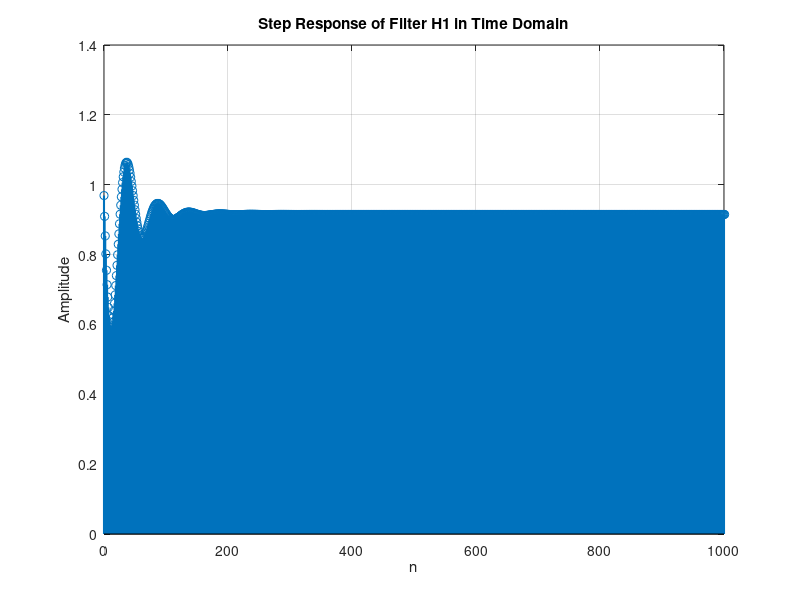
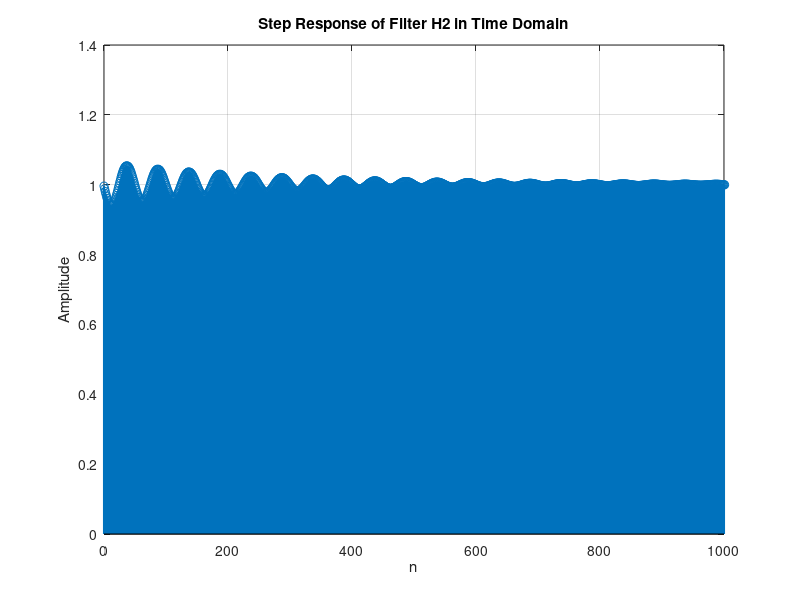
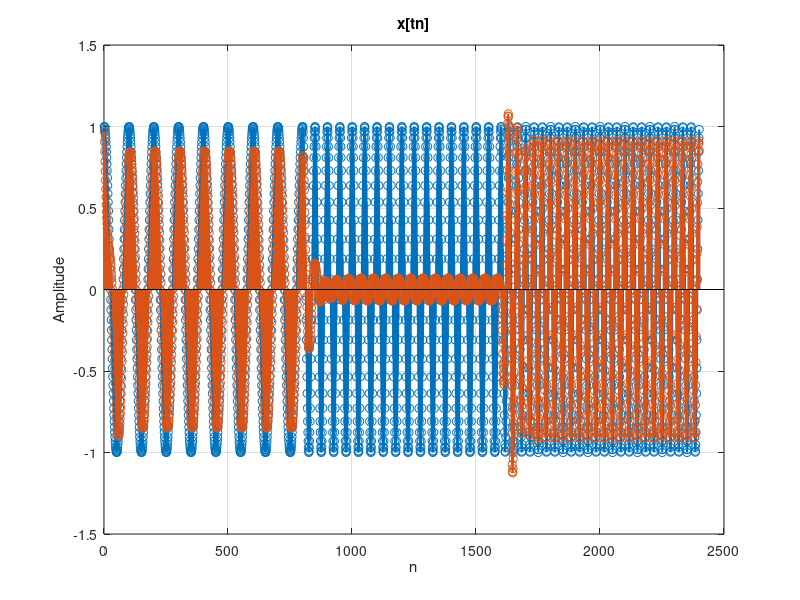
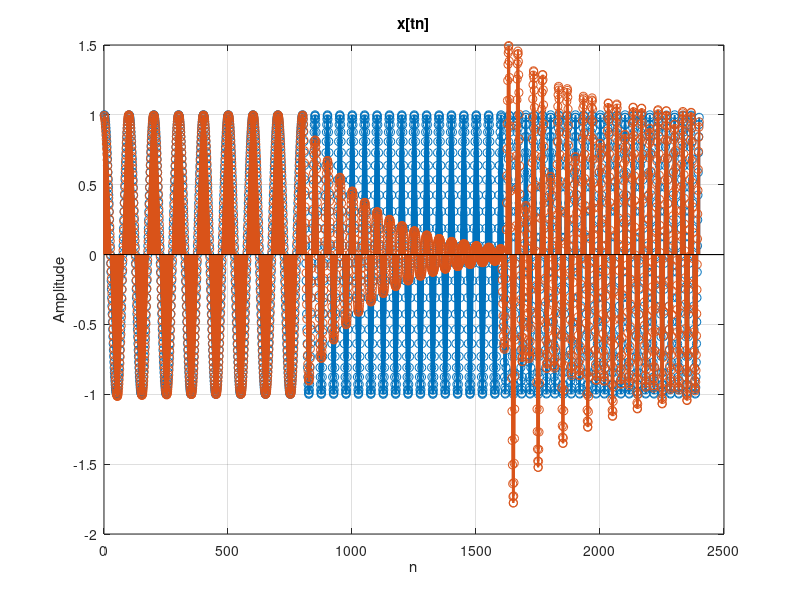

These figures' MATLAB source, in order:
close all;
clear;
clc;
%%
N = 10e4;
n = 0:N;

%% 3.2.b
b1 = [0.969, -1.92377, 0.969531];
a1 = [1, -1.923772, 0.9399063];

b2 = [0.996088, -1.976468, 0.996088];
a2 = [1, -1.976468, 0.992177];

x_step = ones(1, N + 1);

y_step = filter(b1, a1, x_step);

figure('Name', 'Step Response');
stem(n, y_step, "LineWidth", 1.5);
title("Step Response of Filter H1 in Time Domain");
xlabel("n");
ylabel("Amplitude");
xlim([0 1000]);
grid on;

settling_time_value = find(abs(y_step - y_step(end)) >= 0.01, 1, 'last') + 1;

disp(sprintf("Setteling sample: %d", settling_time_value));

y_step = filter(b2, a2, x_step);

figure('Name', 'Step Response');
stem(n, y_step, "LineWidth", 1.5);
title("Step Response of Filter H2 in Time Domain");
xlabel("n");
ylabel("Amplitude");
xlim([0 1000]);
grid on;


settling_time_value = find(abs(y_step - y_step(end)) >= 0.01, 1, 'last') + 1;

disp(sprintf("Setteling sample: %d", settling_time_value));


%% 3.2.c
f = [4, 8 ,12];
fs = 400;

t1 = 0:(1/fs):(2-1/fs);
t2 = 2:(1/fs):(4-1/fs);
t3 = 4:(1/fs):(6-1/fs);
x = [cos(2*pi*f(1)*t1),cos(2*pi*f(2)*t2),cos(2*pi*f(3)*t3)];

figure('Name', 'x[tn]');
stem(x, "LineWidth", 1.5);
title("x[tn]");
xlabel("n");
ylabel("Amplitude");
grid on;
hold on;

y1 = filter(b1, a1, x);

% figure('Name', 'x[tn]');
stem(y1, "LineWidth", 1.5);
% title("x[tn]");
% xlabel("n");
% ylabel("Amplitude");
% grid on;
hold off;

%%%%% H2:
figure('Name', 'x[tn]');
stem(x, "LineWidth", 1.5);
title("x[tn]");
xlabel("n");
ylabel("Amplitude");
grid on;
hold on;
y2 = filter(b2, a2, x);

% figure('Name', 'H2');
stem(y2, "LineWidth", 1.5);
% title("x[tn]");
% xlabel("n");
% ylabel("Amplitude");
% grid on;